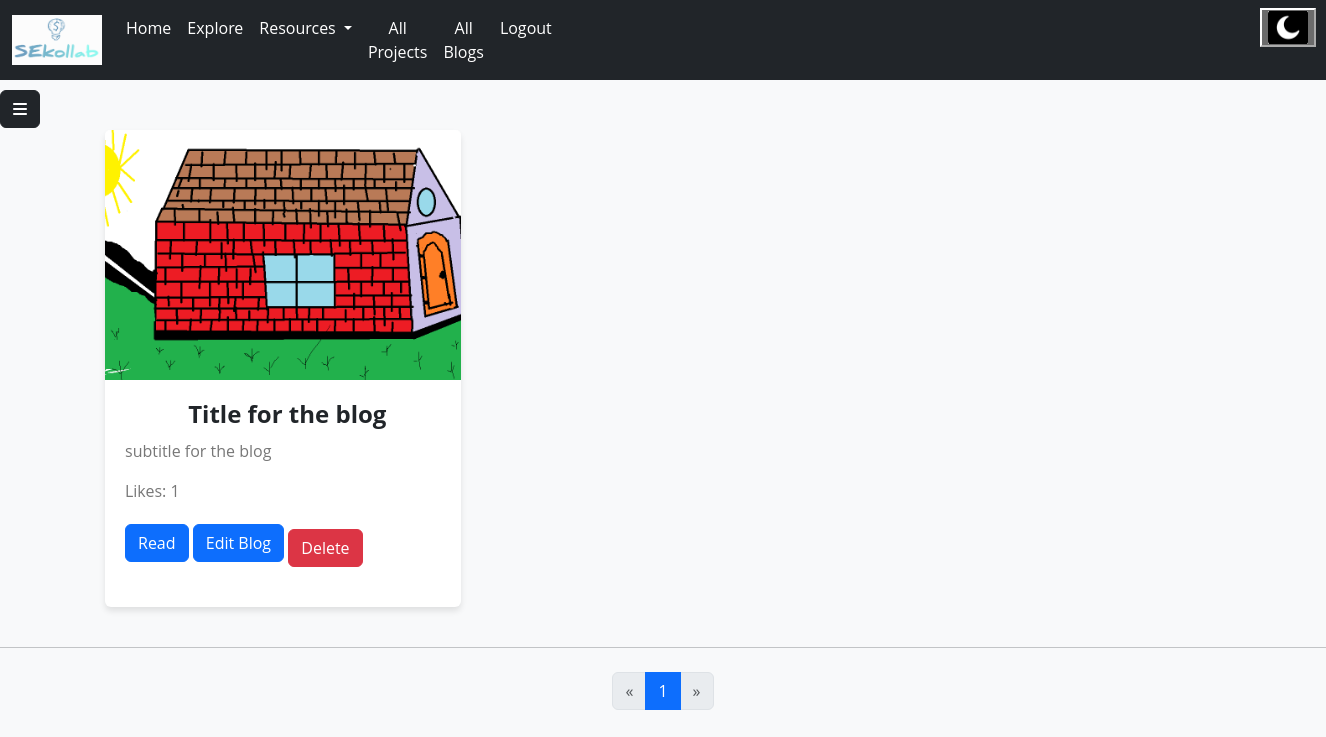
The app's page /myblogs (signed in) with its own data.
### models.py (models this page shows)
class Blog(db.Model):
    __tablename__ = "blogs"
    id = Column(Integer, primary_key=True, autoincrement=True)
    user_id = Column(Integer, ForeignKey('users.id'))
    title = Column(String, nullable=False)
    subtitle = Column(String, nullable=False)
    content = Column(String, nullable=False)
    blog_image = Column(String)
    like = Column(Integer, nullable=False, default=0)
    date = Column(String, default=datetime.date.today().strftime("%B %d, %Y"))
    author = relationship("User", back_populates="blogs")
    user = relationship("User", back_populates="blogs")

### main.py (the view)
@app.route("/myblogs", methods=["GET", "POST"])
@login_required
def myblogs():
    page = request.args.get("page", default=1, type=int)
    per_page = 10
    offset = (page - 1) * per_page
    blogs = Blog.query.filter_by(user_id=current_user.id).offset(offset).limit(per_page).all()
    user = User.query.filter_by(id=current_user.id).first()
    total_records = Blog.query.count()
    total_pages = (total_records // per_page) + (1 if total_records % per_page > 0 else 0)
    return render_template("myblogs.html", user=user, page=page, total_pages=total_pages, blogs=blogs)

### main.py (called while the page is built)
@login_manager.user_loader
def load_user(user_id):
    return User.query.get(int(user_id))

### templates/myblogs.html (shortened to what this page needs)
<!DOCTYPE html>
<html lang="en">
<head>
  <link href="https://your-font-service.com/fonts/css/style.css" rel="stylesheet">
  <link href="https://cdn.jsdelivr.net/npm/bootstrap@5.3.3/dist/css/bootstrap.min.css" rel="stylesheet">
  <link rel="stylesheet" href="../static/css/myblogs.css">
  <link rel="stylesheet" href="../static/css/sidebar.css">
</head>
<body>
  {% include "navigationloggedin.html" %}
  {% include "sidebar.html" %}
  <div class="container">
    {% if blogs %}
    <div class="row">
      {% for blog in blogs %}
      <div class="col-12 col-sm-6 col-md-6 col-lg-4 mb-4">
        <div class="card h-100">
          <img src="../{{ blog.blog_image}}" class="card-img-top" alt="Blog Image">
          <div class="card-body">
            <h5 class="card-title">{{ blog.title }}</h5>
            <p class="card-text">{{ blog.subtitle }}</p>
            <p class="card-text">Likes: {{ blog.like }}</p>
            <a href="{{ url_for('Specficblog', id=blog.id) }}"><button type="button" class="btn btn-primary">Read</button></a>
            <a href="{{ url_for('editblog', id=blog.id) }}"><button type="button" class="btn btn-primary">Edit Blog</button></a>
            <form action="{{ url_for('deleteblog', id=blog.id) }}" method="post" style="display:inline;">
              <button type="submit" class="btn btn-danger">Delete</button>
            </form>
          </div>
        </div>
      </div>
      {% endfor %}
    </div>
    {% else %}
    <h3 class="text-center">You have no blogs yet</h3>
    <div class="text-center">
      <a href="{{ url_for('newblog') }}"><button type="button" class="btn btn-info">Add new Blog</button></a>
    </div>
    {% endif %}
  </div>
  <hr>
  <nav class="my-4" aria-label="...">
    <ul class="pagination justify-content-center">
      <li class="page-item {{ 'disabled' if page <= 1 else '' }}">
        <a class="page-link" href="{{ url_for('allblogs', page=page-1) }}" tabindex="-1" aria-disabled="{{ 'true' if page <= 1 else 'false' }}">&laquo;</a>
      </li>
      {% for p in range(1, total_pages + 1) %}
      <li class="page-item {{ 'active' if p == page else '' }}">
        <a class="page-link" href="{{ url_for('allblogs', page=p) }}">{{ p }}</a>
      </li>
      {% endfor %}
      <li class="page-item {{ 'disabled' if page >= total_pages else '' }}">
        <a class="page-link" href="{{ url_for('allblogs', page=page+1) }}">&raquo;</a>
      </li>
    </ul>
  </nav>
</body>
</html>

### static/css/myblogs.css (style rules this page uses)
body { font-family: 'Open Sans', sans-serif; background-color: #f8f9fa; }
a { text-decoration: none; }
.card { border: none; box-shadow: 0 4px 6px rgba(0, 0, 0, 0.1); transition: transform 0.3s; margin-bottom: 30px; }
.card-img-top { width:100%; height: 250px; object-fit: cover; }
.card-body { padding: 20px; }
.card-title { font-size: 24px; font-weight: 700; margin-bottom: 10px; margin-left: 20%; }
.card-text { font-size: 16px; font-weight: 400; color: #777; }
.container { margin-top: 50px; }
a { text-decoration: none; text-align: center; }
form button { background-color: #dc3545; color: white; border: none; border-radius: 5px; padding: 5px 10px; margin-top: 10px; cursor: pointer; }

### static/css/sidebar.css (style rules this page uses)
a { text-decoration: none; }
li { color: black; }

### templates/myblogs.html (style rules this page uses)
.card { margin-bottom: 20px; }

### records on screen
Blog: title "Title for the blog", subtitle "subtitle for the blog", like "1"

### other values on screen
{{ p }} "1"
